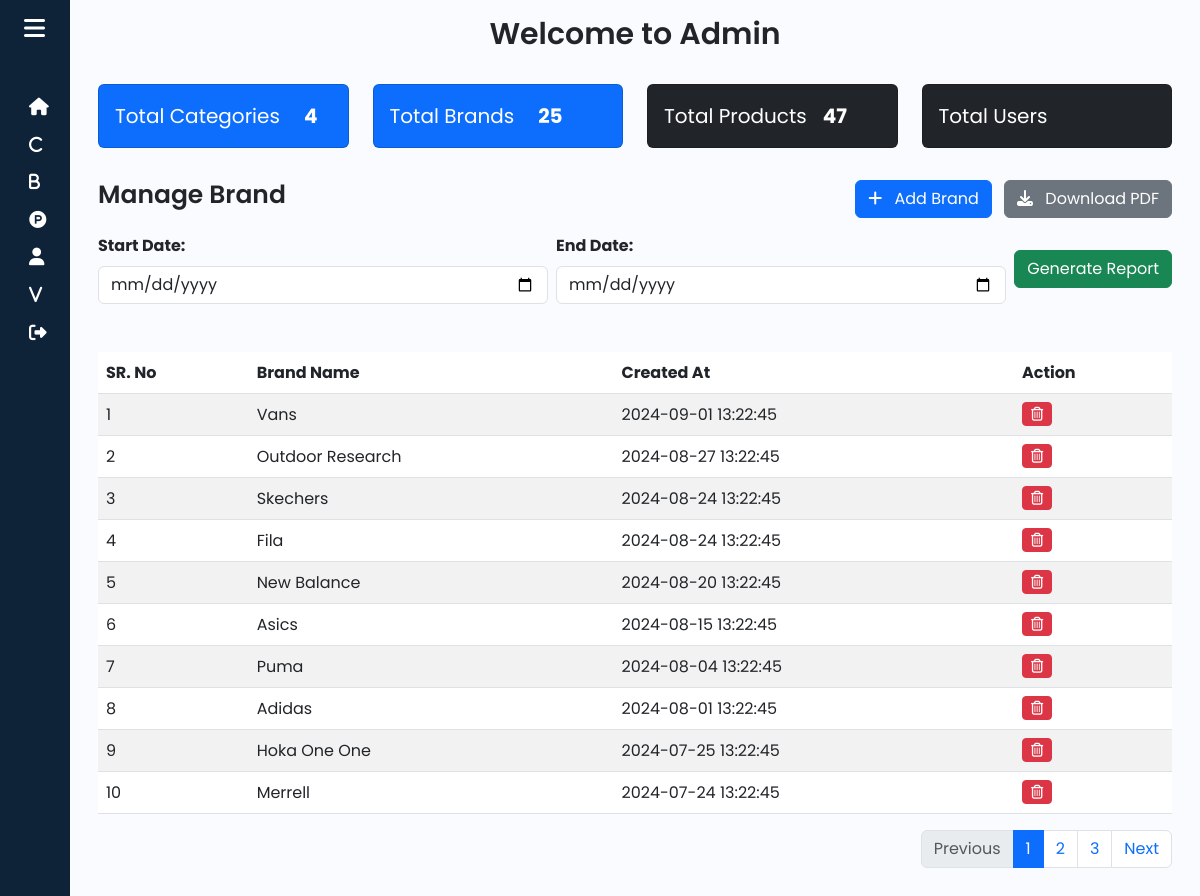
Page /Admin/brand.php (signed in) on the committed database.
### tables this page shows
CREATE TABLE `brands` (
  `id` int(11) NOT NULL,
  `name` varchar(30) NOT NULL,
  `created_at` timestamp NOT NULL DEFAULT current_timestamp()
);

### Admin/brand.php (the view, shortened to what this page needs)
<?php
include "db.php";
$recordsPerPage = 10;
$page = isset($_GET['page']) ? (int)$_GET['page'] : 1;
$startFrom = ($page - 1) * $recordsPerPage;
$startDate = isset($_GET['start_date']) ? $_GET['start_date'] : '';
$endDate = isset($_GET['end_date']) ? $_GET['end_date'] : '';
$sql = "SELECT * FROM brands";
$sql .= " ORDER BY created_at DESC LIMIT $startFrom, $recordsPerPage";
$result = $conn->query($sql);
$totalRecordsQuery = "SELECT COUNT(*) AS total FROM brands";
$totalRecordsResult = $conn->query($totalRecordsQuery);
$totalRecords = $totalRecordsResult->fetch_assoc()['total'];
$totalPages = ceil($totalRecords / $recordsPerPage);
?>
<!DOCTYPE html>
<html lang="en">
<head>
    <link href="https://cdn.jsdelivr.net/npm/bootstrap@5.3.0-alpha3/dist/css/bootstrap.min.css" rel="stylesheet">
    <link rel="stylesheet" href="style.css">
</head>
<body>
<div class="wrapper">
    <?php include "admin_sidebar.php"; ?>
    <div class="main p-3">
        <div class="text-center">
            <h1 style="font-size: 30px;">Welcome to Admin</h1>
        </div>
        <div class="container mt-3">
            <?php include "dashboard_min.php"; ?>
            <div class="d-flex justify-content-between align-items-center mb-3">
                <h1 style="font-size: 25px;">Manage Brand</h1>
                <div>
                    <button type="button" class="btn btn-primary btn-add-brand" data-bs-toggle="modal" data-bs-target="#addBrandModal">
                        <i class="fas fa-plus me-2"></i> Add Brand
                    </button>
                    <a href="generate_brand_pdf.php?start_date=<?= urlencode($startDate) ?>&end_date=<?= urlencode($endDate) ?>" class="btn btn-secondary ms-2">
                        <i class="fas fa-download me-2"></i> Download PDF
                    </a>
                </div>
            </div>
            <div class="d-flex justify-content-between align-items-center mb-3">
                <form id="reportForm" action="brand.php" method="GET" class="w-100">
                    <div class="d-flex align-items-center w-100">
                        <div class="mb-3 input-groups me-2 flex-grow-1">
                            <label for="start_date" class="form-label">Start Date:</label>
                            <input type="date" name="start_date" id="start_date" class="form-control" value="<?= htmlspecialchars($startDate) ?>" required>
                        </div>
                        <div class="mb-3 input-groups me-2 flex-grow-1">
                            <label for="end_date" class="form-label">End Date:</label>
                            <input type="date" name="end_date" id="end_date" class="form-control" value="<?= htmlspecialchars($endDate) ?>">
                        </div>
                        <div class="mb-3">
                            <button type="submit" class="btn btn-success btn-generate-report">Generate Report</button>
                        </div>
                    </div>
                </form>
            </div>
            <div class="table-responsive">
                <table class="table table-striped">
                    <thead>
                        <tr>
                            <th>SR. No</th>
                            <th>Brand Name</th>
                            <th>Created At</th>
                            <th>Action</th>
                        </tr>
                    </thead>
                    <tbody>
                        <?php
                            $serialNumber = $startFrom + 1;
                            if ($result->num_rows > 0) {
                                while ($row = $result->fetch_assoc()) {
                                    echo "<tr>
                                        <td>{$serialNumber}</td>
                                        <td>{$row['name']}</td>
                                        <td>{$row['created_at']}</td>
                                        <td>
                                            <a href='#' class='btn btn-danger btn-sm' onclick='confirmDelete({$row['id']})'>
                                                <i class='fa fa-trash-o' aria-hidden='true' title='Delete Brand'></i>
                                            </a>
                                        </td>
                                    </tr>";
                                    $serialNumber++;
                                }
                            } else {
                                echo "<tr><td colspan='5' class='text-center'>No brands found for selected date range</td></tr>";
                            }
                        ?>
                    </tbody>
                </table>
            </div>
            <nav aria-label="Page navigation">
                <?php if ($totalPages > 1): ?>
                    <ul class="pagination justify-content-end">
                        <li class="page-item <?= $page > 1 ? '' : 'disabled' ?>">
                            <a class="page-link" href="<?= $page > 1 ? 'brand.php?page=' . ($page - 1) . '&start_date=' . urlencode($startDate) . '&end_date=' . urlencode($endDate) : '#' ?>">Previous</a>
                        </li>
                        <?php
                        $start = max(1, $page - 1);
                        $end = min($totalPages, $page + 1);
                        if ($end - $start < 2) {
                            if ($end < $totalPages) {
                                $end = min($totalPages, $end + (2 - ($end - $start)));
                            }
                        }
                        for ($i = $start; $i <= $end; $i++): ?>
                            <li class="page-item <?= $i == $page ? 'active' : '' ?>">
                                <a class="page-link" href="brand.php?page=<?= $i ?>&start_date=<?= urlencode($startDate) ?>&end_date=<?= urlencode($endDate) ?>"><?= $i ?></a>
                            </li>
                        <?php endfor; ?>
                        <li class="page-item <?= $page < $totalPages ? '' : 'disabled' ?>">
                            <a class="page-link" href="<?= $page < $totalPages ? 'brand.php?page=' . ($page + 1) . '&start_date=' . urlencode($startDate) . '&end_date=' . urlencode($endDate) : '#' ?>">Next</a>
                        </li>
                    </ul>
                <?php endif; ?>
            </nav>
        </div>
    </div>
</div>
</body>
</html>

### Admin/admin_sidebar.php (shortened to what this page needs)
<!DOCTYPE html>
<html lang="en">
<head>
    <link href="https://cdn.jsdelivr.net/npm/bootstrap@5.3.0-alpha3/dist/css/bootstrap.min.css" rel="stylesheet"
>
    <link rel="stylesheet" href="style.css">
</head>
<body>
    <div class="wrapper">
        <aside id="sidebar">
            <div style="position: fixed; height: 100%;">
                <div class="d-flex">
                    <button class="toggle-btn" type="button">
                        <i class="fa-solid fa-bars"></i>
                    </button>
                </div>
                <ul class="sidebar-nav">
                    <li class="sidebar-item">
                        <a href="dashboard.php" class="sidebar-link">
                            <i class="fa-solid fa-house" title='Dashboard'></i>
                        </a>
                    </li>
                    <li class="sidebar-item">
                        <a href="category.php" class="sidebar-link">
                            <i class="fa-solid fa-c" title='Categories'></i>
                        </a>
                    </li>
                    <li class="sidebar-item">
                        <a href="brand.php" class="sidebar-link">
                            <i class="fa-solid fa-b" title='Brands'></i>
                        </a>
                    </li>
                    <li class="sidebar-item">
                        <a href="product_view.php" class="sidebar-link">
                            <i class="fa-brands fa-product-hunt" title='Products'></i>
                        </a>
                    </li>
                    <li class="sidebar-item">
                        <a href="#" class="sidebar-link collapsed has-dropdown"  data-bs-toggle="collapse"
                        data-bs-target="#product" aria-expanded="false" aria-controls="product">
                            <i class="fa-solid fa-user" title='Users'></i>
                        </a>
                    </li>
                    <li class="sidebar-item">
                        <a href="view_feedback.php" class="sidebar-link">
                            <i class="fa-solid fa-v" title='View Feedback'></i>
                        </a>
                    </li>
                    <div class="sidebar-footer">
                        <a href="javascript:void(0);" class="sidebar-link" onclick="confirmLogout()">
                            <i class="fa-solid fa-right-from-bracket" title='Logout'></i>
                        </a>
                    </div>
                </ul>
            </div>
        </aside>
    </div>
</body>
</html>

### Admin/dashboard_min.php (shortened to what this page needs)
<?php
include "db.php";
$totalCategoriesQuery = "SELECT COUNT(*) AS total FROM categories";
$totalCategoriesResult = $conn->query($totalCategoriesQuery);
$total_categories = $totalCategoriesResult->fetch_assoc()['total'];
$totalBrandsQuery = "SELECT COUNT(*) AS total FROM brands";
$totalBrandsResult = $conn->query($totalBrandsQuery);
$total_brands = $totalBrandsResult->fetch_assoc()['total'];
$totalProductsQuery = "SELECT COUNT(*) AS total FROM product";
$totalProductsResult = $conn->query($totalProductsQuery);
$total_product = $totalProductsResult->fetch_assoc()['total'];
?>
<div class="row mb-3">
    <div class="col-xl-3 col-md-6 col-sm-12 mb-3">
        <div class="card bg-primary text-white mt-3 no-border">
            <a href="category.php" class="card-body d-flex align-items-center fs-5 text-white cursor-pointer">
                <div class="me-4 total-label">Total Categories</div>
                <strong>
                    <?php echo htmlspecialchars($total_categories); ?>
                </strong>
            </a>
        </div>
    </div>
    <div class="col-xl-3 col-md-6 col-sm-12 mb-3">
        <div class="card bg-primary text-white mt-3 no-border">
            <a href="brand.php" class="card-body d-flex align-items-center fs-5 text-white cursor-pointer">
                <div class="me-4 total-label">Total Brands</div>
                <strong>
                    <?php echo htmlspecialchars($total_brands); ?>
                </strong>
            </a>
        </div>
    </div>
    <div class="col-xl-3 col-md-6 col-sm-12 mb-3">
        <div class="card bg-dark text-white mt-3 no-border">
            <div class="card-body d-flex align-items-center fs-5" id="showProductDetails">
                <a href="#" class="text-white" id="showProductDetails">
                    <div class="me-4 total-label">Total Products &nbsp;
                        <strong>
                            <?php echo htmlspecialchars($total_product); ?>
                        </strong>
                    </div>
                </a>
            </div>
        </div>
    </div>
    <div class="col-xl-3 col-md-6 col-sm-12 mb-3">
        <div class="card bg-dark text-white mt-3 no-border">
            <a href="#" class="card-body d-flex align-items-center fs-5 text-white cursor-pointer" id="showUsers">
                <div class="me-4 total-label">Total Users</div>
            </a>
        </div>
    </div>
</div>

### Admin/style.css (style rules this page uses)
a { text-decoration: none; }
li { list-style: none; }
h1 { font-weight: 600; font-size: 1.5rem; }
body { font-family: 'Poppins', sans-serif; }
.wrapper { display: flex; }
.main { min-height: 100vh; width: 100%; overflow: hidden; transition: all 0.35s ease-in-out; background-color: #fafbfe; }
#sidebar { width: 70px; min-width: 70px; z-index: 1000; transition: all .25s ease-in-out; background-color: #0e2238; display: flex; flex-direction: column; }
.toggle-btn { background-color: transparent; cursor: pointer; border: 0; padding: 1rem 1.5rem; }
.toggle-btn i { font-size: 1.5rem; color: #FFF; }
.sidebar-nav { padding: 2rem 0; flex: 1 1 auto; }
a.sidebar-link { padding: .625rem 1.625rem; color: #FFF; display: block; font-size: 0.9rem; white-space: nowrap; border-left: 3px solid transparent; }
.sidebar-link i { font-size: 1.1rem; margin-right: .75rem; }
.sidebar-item { position: relative; }

### Admin/brand.php (style rules this page uses)
.form-label { font-weight: bold; }
.btn-generate-report { background-color: #28a745; border-color: #28a745; white-space: nowrap; padding: 0.5rem 1rem; font-size: 1rem; }

### rows in the picture
brands: name "Vans", created_at "2024-09-01 13:22:45"
brands: name "Outdoor Research", created_at "2024-08-27 13:22:45"
brands: name "Skechers", created_at "2024-08-24 13:22:45"
brands: name "Fila", created_at "2024-08-24 13:22:45"
brands: name "New Balance", created_at "2024-08-20 13:22:45"
brands: name "Asics", created_at "2024-08-15 13:22:45"
brands: name "Puma", created_at "2024-08-04 13:22:45"
brands: name "Adidas", created_at "2024-08-01 13:22:45"
brands: name "Hoka One One", created_at "2024-07-25 13:22:45"
brands: name "Merrell", created_at "2024-07-24 13:22:45"

### other values in the picture
$total_categories "4"
$total_brands "25"
$total_product "47"
